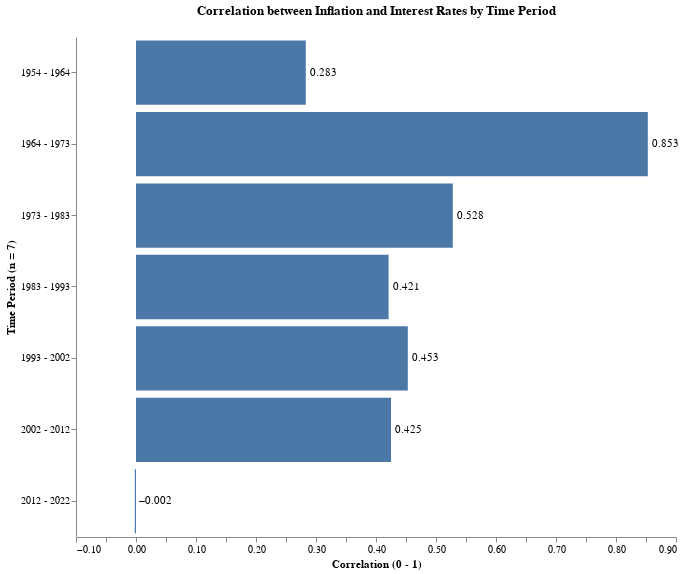

Notebook source saved alongside this figure:
### Code cell
# show graph
bars = alt.Chart(data = df_corr).mark_bar().encode(
    x= alt.X('Correlation', axis = alt.Axis(title='Correlation (0 - 1)', grid=False)),
    y= alt.Y('period', axis = alt.Axis(title = 'Time Period (n = 7)', grid = False))
    )

text = bars.mark_text(
    align='left',
    baseline='middle',
    dx=4 
).encode(
    text='Correlation:Q'
)

(bars + text).properties(title=["Correlation between Inflation and Interest Rates by Time Period", ""], height=500, width = 600).configure_view(
    strokeWidth=0
)

### Figure 1 — Vega-Lite specification as saved in the notebook (floating-point values rounded to 4 significant figures)
{"config": {"view": {"continuousWidth": 400, "continuousHeight": 300, "strokeWidth": 0}}, "layer": [{"mark": "bar", "encoding": {"x": {"axis": {"grid": false, "title": "Correlation (0 - 1)"}, "field": "Correlation", "type": "quantitative"}, "y": {"axis": {"grid": false, "title": "Time Period (n = 7)"}, "field": "period", "type": "nominal"}}}, {"mark": {"type": "text", "align": "left", "baseline": "middle", "dx": 4}, "encoding": {"text": {"field": "Correlation", "type": "quantitative"}, "x": {"axis": {"grid": false, "title": "Correlation (0 - 1)"}, "field": "Correlation", "type": "quantitative"}, "y": {"axis": {"grid": false, "title": "Time Period (n = 7)"}, "field": "period", "type": "nominal"}}}], "data": {"name": "data-fb54d222c7a673cf96e726ae964cd01e"}, "height": 500, "title": ["Correlation between Inflation and Interest Rates by Time Period", ""], "width": 600, "$schema": "https://vega.github.io/schema/vega-lite/v4.17.0.json", "datasets": {"data-fb54d222c7a673cf96e726ae964cd01e": [{"period": "1954 - 1964", "Correlation": 0.283}, {"period": "1964 - 1973", "Correlation": 0.853}, {"period": "1973 - 1983", "Correlation": 0.528}, {"period": "1983 - 1993", "Correlation": 0.421}, {"period": "1993 - 2002", "Correlation": 0.453}, {"period": "2002 - 2012", "Correlation": 0.425}, {"period": "2012 - 2022", "Correlation": -0.002}]}}
